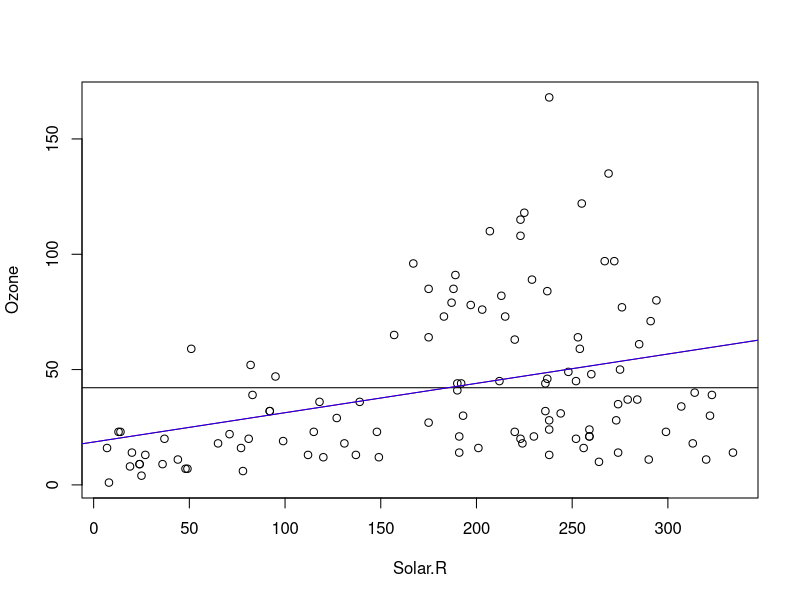
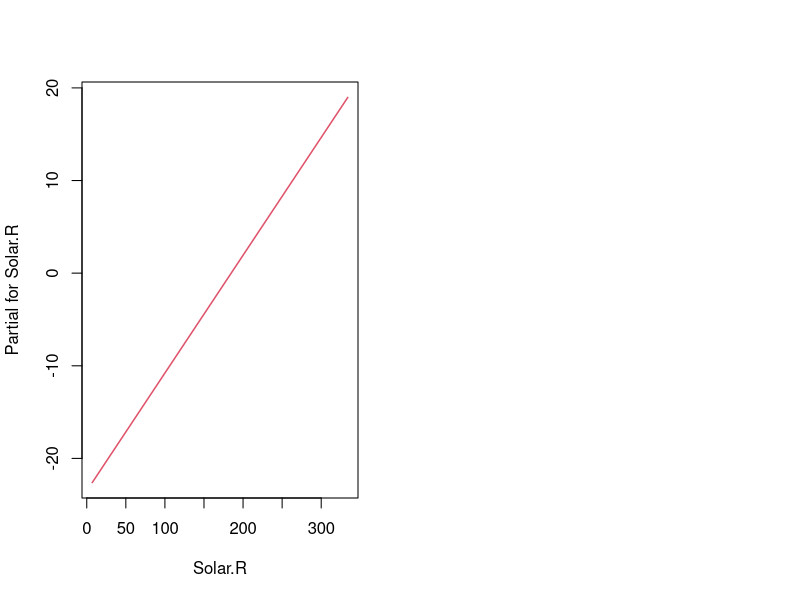

Recreate these plots in R, in order.
data("airquality")
View(airquality)
names(airquality)
library(ggplot2)

plot(Ozone~Solar.R,data=airquality)

airquality$Ozone

mean.Ozone = mean(airquality$Ozone)
print(mean.Ozone)
mean.Ozone = mean(airquality$Ozone,na.rm = T)
print(mean.Ozone)

abline(h=mean.Ozone)

# lm(): Linear Model
model1 = lm(Ozone~Solar.R,data=airquality)

print(model1)

#abline ()
abline(model1,col="red")
abline(a=18.5987,b=0.1272,col="blue")
par(mfrow=c(1, 2))

termplot(model1)

summary(model1)